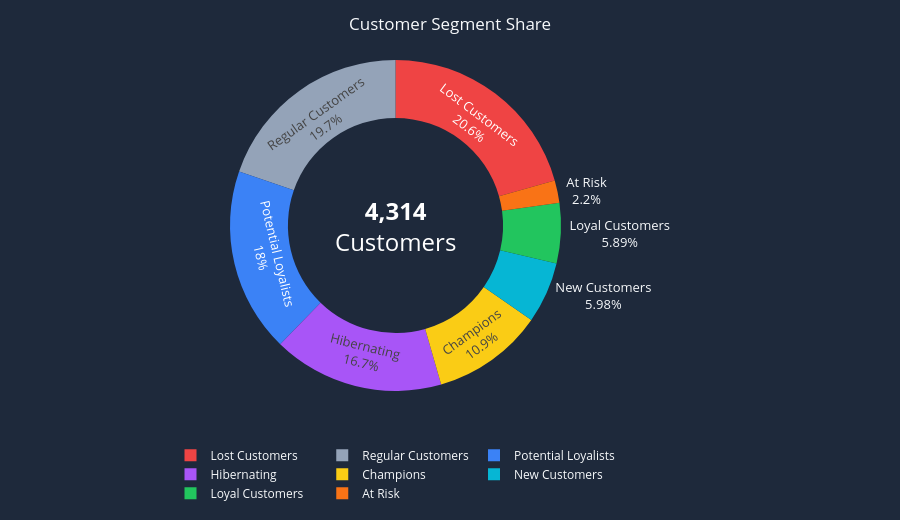

The notebook cell saved with this chart:
### Code cell
# ==========================================
# Customer Segment Share
# ==========================================

pie_fig = px.pie(

    segment_counts,

    names="Segment",

    values="Customers",

    hole=0.65,

    color="Segment",

    color_discrete_map=SEGMENT_COLORS

)

pie_fig.update_traces(

    textinfo="percent+label",

    textfont_size=13,

    hovertemplate=
    "<b>%{label}</b><br>" +
    "Customers : %{value}<br>" +
    "Percentage : %{percent}<extra></extra>"

)

pie_fig.add_annotation(

    x=0.5,

    y=0.5,

    text=f"<b>{total_customers:,}</b><br>Customers",

    showarrow=False,

    font=dict(

        size=24,

        color="white"

    )

)

pie_fig.update_layout(

    title="Customer Segment Share",

    title_x=0.5,

    paper_bgcolor=CARD,

    plot_bgcolor=CARD,

    font_color=TEXT,

    height=520,

    legend=dict(

        orientation="h",

        y=-0.15,

        x=0.5,

        xanchor="center"

    )

)

### Figure 1 — Plotly figure (JSON) as saved in the notebook; plotly's stock layout.template omitted (floating-point values rounded to 4 significant figures)
{"data": [{"customdata": [["Lost Customers"], ["Regular Customers"], ["Potential Loyalists"], ["Hibernating"], ["Champions"], ["New Customers"], ["Loyal Customers"], ["At Risk"]], "domain": {"x": [0, 1], "y": [0, 1]}, "hole": 0.65, "hovertemplate": "<b>%{label}</b><br>Customers : %{value}<br>Percentage : %{percent}<extra></extra>", "labels": ["Lost Customers", "Regular Customers", "Potential Loyalists", "Hibernating", "Champions", "New Customers", "Loyal Customers", "At Risk"], "legendgroup": "", "marker": {"colors": ["#EF4444", "#94A3B8", "#3B82F6", "#A855F7", "#FACC15", "#06B6D4", "#22C55E", "#F97316"]}, "name": "", "showlegend": true, "textfont": {"size": 13}, "textinfo": "percent+label", "type": "pie", "values": [889, 850, 778, 721, 469, 258, 254, 95]}], "layout": {"annotations": [{"font": {"color": "white", "size": 24}, "showarrow": false, "text": "<b>4,314</b><br>Customers", "x": 0.5, "y": 0.5}], "font": {"color": "#F8FAFC"}, "height": 520, "legend": {"orientation": "h", "tracegroupgap": 0, "x": 0.5, "xanchor": "center", "y": -0.15}, "margin": {"t": 60}, "paper_bgcolor": "#1E293B", "plot_bgcolor": "#1E293B", "title": {"text": "Customer Segment Share", "x": 0.5}}}
